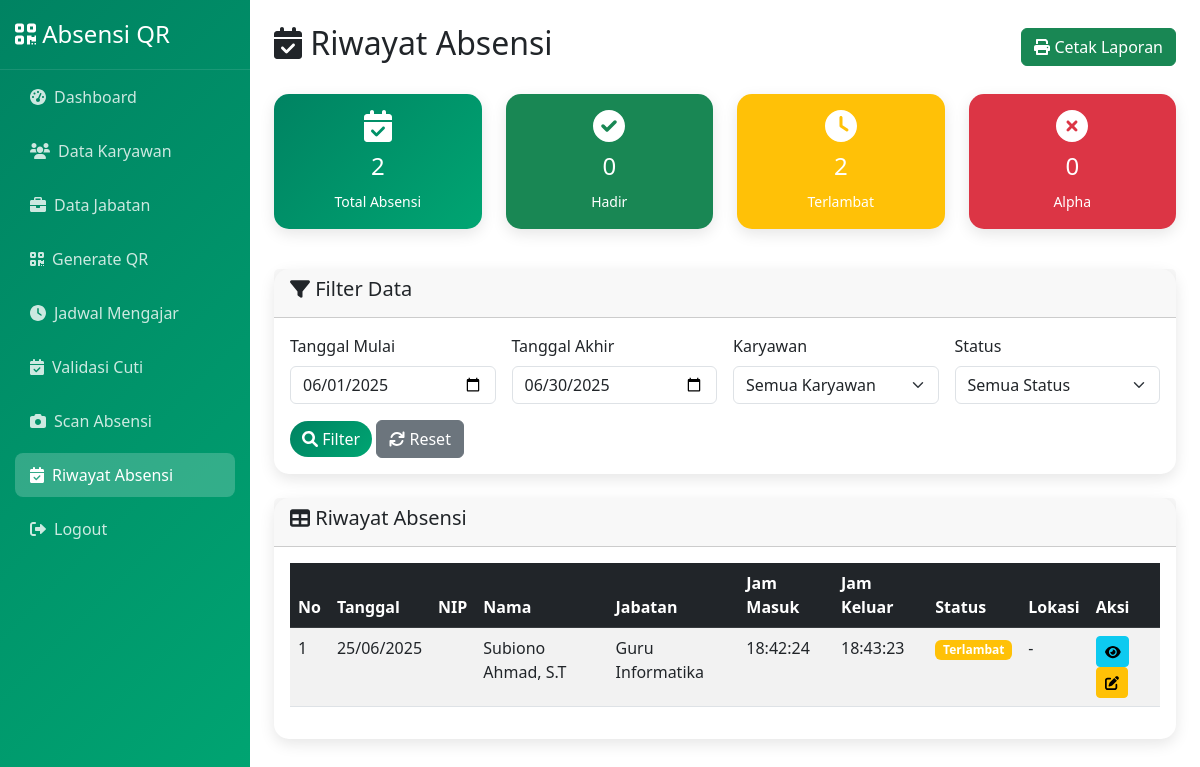
The app's page /index.php?page=absensi (signed in) with its own data.
### tables this page shows
CREATE TABLE `absensi` (
  `id` int(11) NOT NULL,
  `user_id` int(11) NOT NULL,
  `tanggal` date NOT NULL,
  `jam_masuk` time DEFAULT NULL,
  `jam_keluar` time DEFAULT NULL,
  `status` enum('hadir','tidak_hadir','terlambat') DEFAULT 'hadir',
  `created_at` timestamp NULL DEFAULT current_timestamp(),
  `updated_at` timestamp NULL DEFAULT current_timestamp() ON UPDATE current_timestamp(),
  `jam_kerja` decimal(5,2) DEFAULT NULL
);

CREATE TABLE `users` (
  `id` int(11) NOT NULL,
  `nama` varchar(100) NOT NULL,
  `email` varchar(100) NOT NULL,
  `password` varchar(255) NOT NULL,
  `jabatan_id` int(11) DEFAULT NULL,
  `qr_code` varchar(255) NOT NULL,
  `role` enum('admin','user') DEFAULT 'user',
  `created_at` timestamp NOT NULL DEFAULT current_timestamp(),
  `nip` varchar(20) DEFAULT NULL,
  `deskripsi` text DEFAULT NULL,
  `status` enum('aktif','nonaktif') DEFAULT 'aktif',
  `updated_at` timestamp NULL DEFAULT current_timestamp() ON UPDATE current_timestamp()
);

CREATE TABLE `jabatan` (
  `id` int(11) NOT NULL,
  `nama_jabatan` varchar(100) NOT NULL,
  `created_at` timestamp NOT NULL DEFAULT current_timestamp(),
  `deskripsi` text DEFAULT NULL
);

### pages/absensi.php (the view, shortened to what this page needs)
<?php
$database = new Database();
$db = $database->getConnection();
$filter_date_start = isset($_GET['date_start']) ? $_GET['date_start'] : date('Y-m-01');
$filter_date_end = isset($_GET['date_end']) ? $_GET['date_end'] : date('Y-m-t');
$where_conditions = ["DATE(a.tanggal) BETWEEN :date_start AND :date_end"];
$params = [
    ':date_start' => $filter_date_start,
    ':date_end' => $filter_date_end
];
$where_clause = implode(' AND ', $where_conditions);
$query = "SELECT a.*, u.nama, u.nip, j.nama_jabatan
          FROM absensi a
          JOIN users u ON a.user_id = u.id
          LEFT JOIN jabatan j ON u.jabatan_id = j.id
          WHERE $where_clause
          ORDER BY a.tanggal DESC, a.jam_masuk DESC";
$stmt = $db->prepare($query);
$stmt->execute($params);
$absensi_records = $stmt->fetchAll(PDO::FETCH_ASSOC);
$stats_query = "SELECT
    COUNT(*) as total_absensi,
    COUNT(CASE WHEN status = 'hadir' THEN 1 END) as total_hadir,
    COUNT(CASE WHEN status = 'terlambat' THEN 1 END) as total_terlambat,
    COUNT(CASE WHEN status = 'izin' THEN 1 END) as total_izin,
    COUNT(CASE WHEN status = 'alpha' THEN 1 END) as total_alpha
    FROM absensi a
    WHERE $where_clause";
$stmt_stats = $db->prepare($stats_query);
$stmt_stats->execute($params);
$stats = $stmt_stats->fetch(PDO::FETCH_ASSOC);
?>
<div class="d-flex justify-content-between align-items-center mb-4">
    <h2><i class="fas fa-calendar-check"></i> Riwayat Absensi</h2>
    <button class="btn btn-success" onclick="printReport()">
        <i class="fas fa-print"></i> Cetak Laporan
    </button>
</div>
<div class="row mb-4">
    <div class="col-md-3 mb-3">
        <div class="card stats-card">
            <div class="card-body text-center">
                <i class="fas fa-calendar-check fa-2x mb-2"></i>
                <h4><?= $stats['total_absensi'] ?></h4>
                <small>Total Absensi</small>
            </div>
        </div>
    </div>
    <div class="col-md-3 mb-3">
        <div class="card bg-success text-white">
            <div class="card-body text-center">
                <i class="fas fa-check-circle fa-2x mb-2"></i>
                <h4><?= $stats['total_hadir'] ?></h4>
                <small>Hadir</small>
            </div>
        </div>
    </div>
    <div class="col-md-3 mb-3">
        <div class="card bg-warning text-white">
            <div class="card-body text-center">
                <i class="fas fa-clock fa-2x mb-2"></i>
                <h4><?= $stats['total_terlambat'] ?></h4>
                <small>Terlambat</small>
            </div>
        </div>
    </div>
    <div class="col-md-3 mb-3">
        <div class="card bg-danger text-white">
            <div class="card-body text-center">
                <i class="fas fa-times-circle fa-2x mb-2"></i>
                <h4><?= $stats['total_alpha'] ?></h4>
                <small>Alpha</small>
            </div>
        </div>
    </div>
</div>
<div class="card mb-4">
    <div class="card-header">
        <h5><i class="fas fa-filter"></i> Filter Data</h5>
    </div>
    <div class="card-body">
        <form method="GET" class="row g-3">
            <div class="col-md-3">
                <label class="form-label">Tanggal Mulai</label>
                <input type="date" class="form-control" name="date_start" value="<?= $filter_date_start ?>">
            </div>
            <div class="col-md-3">
                <label class="form-label">Tanggal Akhir</label>
                <input type="date" class="form-control" name="date_end" value="<?= $filter_date_end ?>">
            </div>
            <?php if ($_SESSION['role'] == 'admin'): ?>
            <div class="col-md-3">
                <label class="form-label">Karyawan</label>
                <select class="form-select" name="user_id">
                    <option value="">Semua Karyawan</option>
                </select>
            </div>
            <?php endif; ?>
            <div class="col-md-3">
                <label class="form-label">Status</label>
                <select class="form-select" name="status">
                    <option value="">Semua Status</option>
                </select>
            </div>
            <div class="col-12">
                <button type="submit" class="btn btn-primary">
                    <i class="fas fa-search"></i> Filter
                </button>
                <a href="?page=absensi" class="btn btn-secondary">
                    <i class="fas fa-refresh"></i> Reset
                </a>
            </div>
        </form>
    </div>
</div>
<div class="card" id="printable-area">
    <div class="card-header d-print-none">
        <h5><i class="fas fa-table"></i> Riwayat Absensi</h5>
    </div>
    <div class="card-body">
        <?php if (count($absensi_records) > 0): ?>
        <div class="table-responsive">
            <table class="table table-striped table-hover">
                <thead class="table-dark">
                    <tr>
                        <th>No</th>
                        <th>Tanggal</th>
                        <?php if ($_SESSION['role'] == 'admin'): ?>
                        <th>NIP</th>
                        <th>Nama</th>
                        <th>Jabatan</th>
                        <?php endif; ?>
                        <th>Jam Masuk</th>
                        <th>Jam Keluar</th>
                        <th>Status</th>
                        <th>Lokasi</th>
                        <th class="d-print-none">Aksi</th>
                    </tr>
                </thead>
                <tbody>
                    <?php foreach ($absensi_records as $index => $record): ?>
                    <tr>
                        <td><?= $index + 1 ?></td>
                        <td><?= date('d/m/Y', strtotime($record['tanggal'])) ?></td>
                        <?php if ($_SESSION['role'] == 'admin'): ?>
                        <td><?= $record['nip'] ?></td>
                        <td><?= $record['nama'] ?></td>
                        <td><?= $record['nama_jabatan'] ?: '-' ?></td>
                        <?php endif; ?>
                        <td>
                            <?= $record['jam_masuk'] ? date('H:i:s', strtotime($record['jam_masuk'])) : '-' ?>
                        </td>
                        <td>
                            <?= $record['jam_keluar'] ? date('H:i:s', strtotime($record['jam_keluar'])) : '-' ?>
                        </td>
                        <td>
                            <?php
                            $status_class = '';
                            switch($record['status']) {
                                case 'terlambat': $status_class = 'bg-warning'; break;
                            }
                            ?>
                            <span class="badge <?= $status_class ?>"><?= ucfirst($record['status']) ?></span>
                        </td>
                        <td>
                            <?php if (isset($record['lokasi']) && $record['lokasi']): ?>
                                <small><?= substr($record['lokasi'], 0, 50) ?>...</small>
                            <?php else: ?>
                                -
                            <?php endif; ?>
                        </td>
                        <td class="d-print-none">
                            <button class="btn btn-sm btn-info" onclick="viewDetail(<?= $record['id'] ?>)">
                                <i class="fas fa-eye"></i>
                            </button>
                            <?php if ($_SESSION['role'] == 'admin'): ?>
                            <button class="btn btn-sm btn-warning" onclick="editRecord(<?= $record['id'] ?>)">
                                <i class="fas fa-edit"></i>
                            </button>
                            <?php endif; ?>
                        </td>
                    </tr>
                    <?php endforeach; ?>
                </tbody>
            </table>
        </div>
        <?php endif; ?>
    </div>
</div>

### index.php (style rules this page uses)
.card { border: none; border-radius: 15px; box-shadow: 0 5px 15px rgba(0,0,0,0.1); transition: transform 0.3s ease; }
.stats-card { background: linear-gradient(135deg, #008362 0%, #00a572 100%); color: white; }
.btn-primary { background: linear-gradient(135deg, #008362 0%, #00a572 100%); border: none; border-radius: 25px; }

### records on screen
absensi: tanggal "25/06/2025", user.nama "Subiono Ahmad, S.T", jabatan.nama_jabatan "Guru Informatika", jam_masuk "18:42:24", jam_keluar "18:43:23", status "Terlambat"

### other values on screen
$stats['total_absensi'] "2"
$stats['total_hadir'] "0"
$stats['total_terlambat'] "2"
$stats['total_alpha'] "0"
